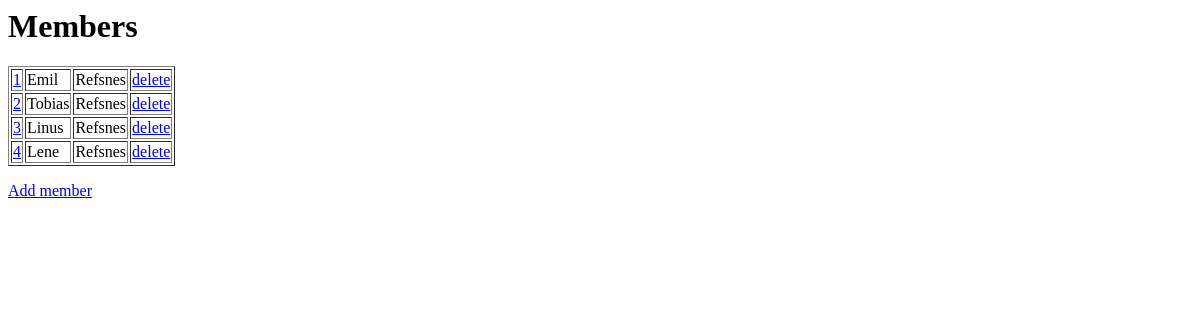
Before: /members/ with the older database file.
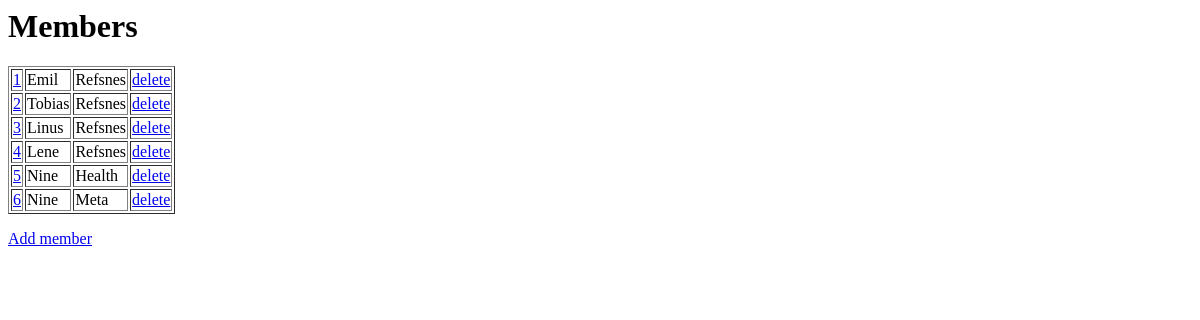
After: the same page with the newer database file.
### members/models.py (models this page shows)
class Members(models.Model):
  firstname = models.CharField(max_length=255)
  lastname = models.CharField(max_length=255)

### members/views.py (the view)
# urls.py: path('', views.index, name='index'),
def index(request):
  mymembers = Members.objects.all().values()
  template = loader.get_template('index.html')
  context = {
    'mymembers': mymembers,
  }
  return HttpResponse(template.render(context, request))

### members/templates/index.html
<h1>Members</h1>
<table border="1">
{% for x in mymembers %}
  <tr>
    <td><a href="update/{{ x.id }}">{{ x.id }}</a></td>
    <td>{{ x.firstname }}</td>
    <td>{{ x.lastname }}</td>
    <td><a href="delete/{{ x.id }}">delete</a></td>
  </tr>
{% endfor %}
</table>
<p>
  <a href="add/">Add member</a>
</p>

Changed rows visible on the page:
added Members: id "5", firstname "Nine", lastname "Health"
added Members: id "6", firstname "Nine", lastname "Meta"
